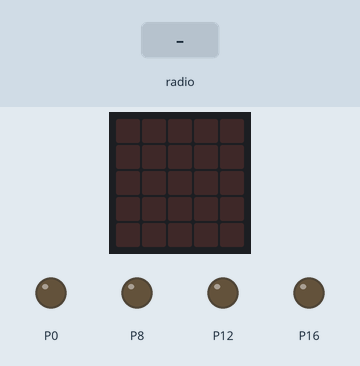
Recording of a program running on a simulated BBC micro:bit running MicroPython. On the bench: the board's 5×5 LED display, output pins drawn as LEDs (lit = HIGH). The test bench sets the inputs (shaded band).

Above: at 1.2 s.
1.3 s: radio message "F" arrives
At 3.5 s:
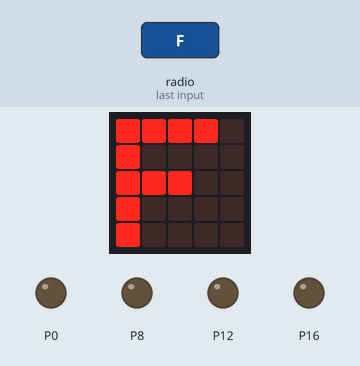
3.8 s: radio message "B" arrives
At 5.5 s:
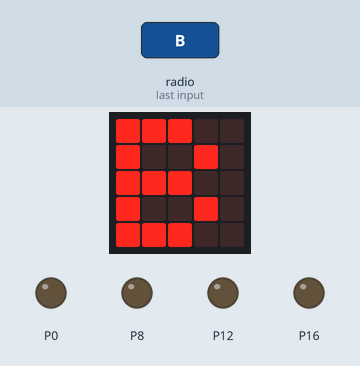
6.3 s: radio message "S" arrives
At 7.6 s:
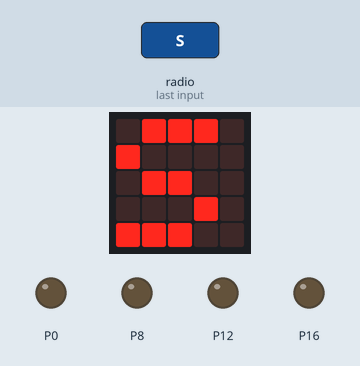
Timing chart, 0 to 9.3 s (numbered marks = the images above; inputs shaded):
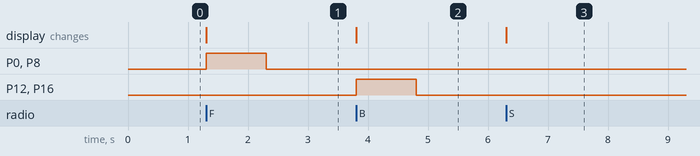

Measured:
- after the input at 1.3 s, P0, P8: LOW → HIGH at once, → LOW 1.0 s later; the display: changes at once (image 1)
- after the input at 3.8 s, P12, P16: LOW → HIGH at once, → LOW 1.0 s later; the display: changes at once (image 2)
- after the input at 6.3 s, the display: changes at once (image 3)

The program:

HTM_Rover.py
```python
# This program will allow two or more BBC
# Microbit to transmit information
# This is the receiving end of the
# transmitting system.

from microbit import *
import radio

def stop():
	pin8.write_digital(0)
	pin12.write_digital(0)
	pin0.write_digital(0)
	pin16.write_digital(0)

def move(time, state):
	if state == 1:
		pin8.write_digital(state)
		pin12.write_digital(0)
		pin0.write_digital(state)
		pin16.write_digital(0)
		sleep(time)
		stop()
	if state == 0:
		pin8.write_digital(state)
		pin12.write_digital(1)
		pin0.write_digital(state)
		pin16.write_digital(1)
		sleep(time)
		stop()

while True:

	incoming = radio.receive()

	if incoming == None:
		pass
	if incoming == 'F':
		display.show(incoming)
		move(1000, 1)
	if incoming == 'B':
		display.show(incoming)
		move(1000, 0)
	if incoming == 'S':
		display.show('S')
		stop()
		
```
